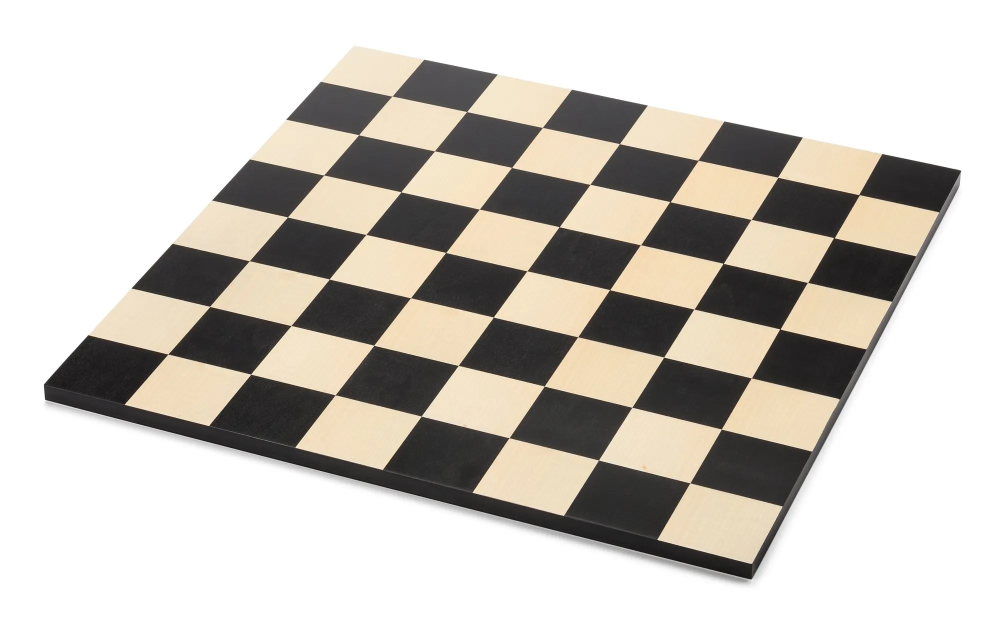
#> input picture chess.jpg, 2000 x 1257 px (shown at 1/2 size)
$ python harris_corner.py
#> lines starting #> are read from the running program, lines starting #| are printed output that depends on the picture; after the words box and inside, x2 and y2 are one past the last pixel; in counts of white or black regions, pixels touching at a corner belong together
import cv2 as cv
import numpy as np

img = cv.imread("chess.jpg")
#> img is the input picture: shape (1257, 2000, 3); mean B, G, R 190.2, 197.1, 201.7
img = cv.pyrDown(img)
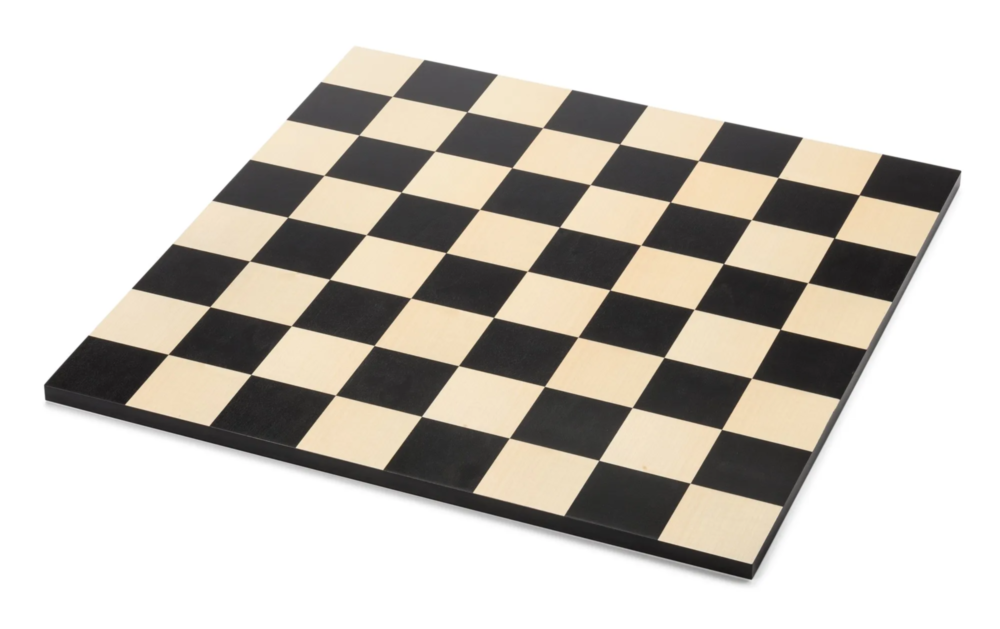
#> img: shape (629, 1000, 3); mean B, G, R 190.2, 197.1, 201.8
gray = cv.cvtColor(img,cv.COLOR_BGR2GRAY)
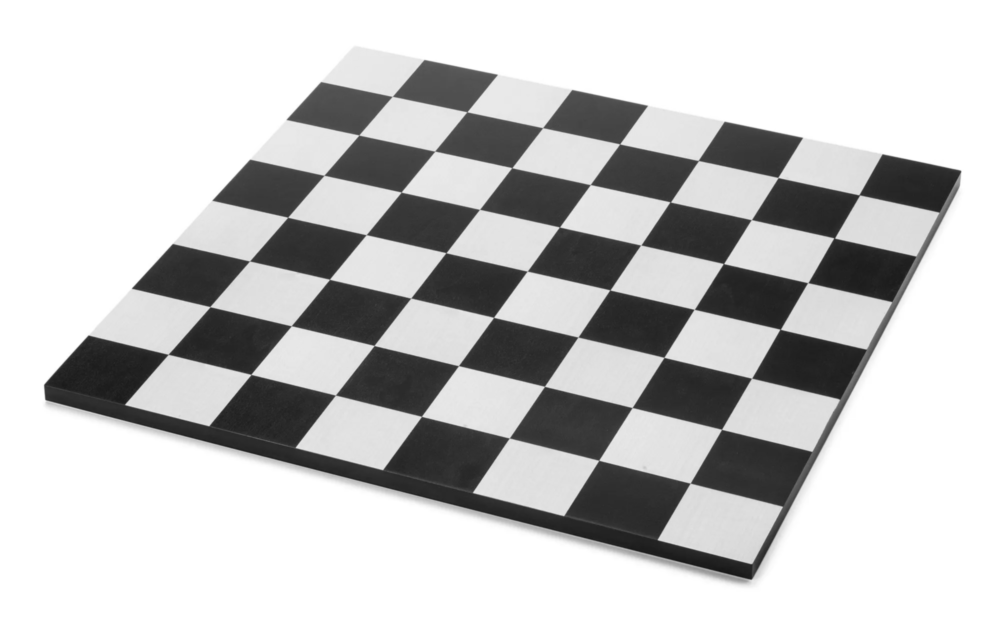
#> gray: shape (629, 1000); min 21, max 255, mean 197.7

gray = np.float32(gray)
dst = cv.cornerHarris(gray,2,3,0.04)
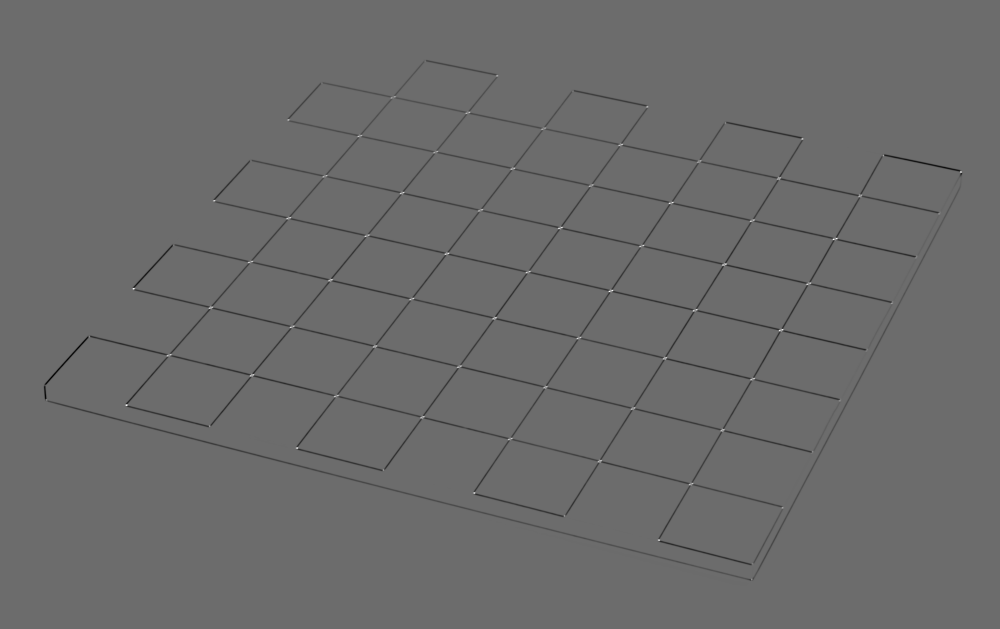
#> dst: shape (629, 1000) float32; min -32253968, max 43868936, mean -310755.6; drawn with min black and max white
dst = cv.dilate(dst,None)
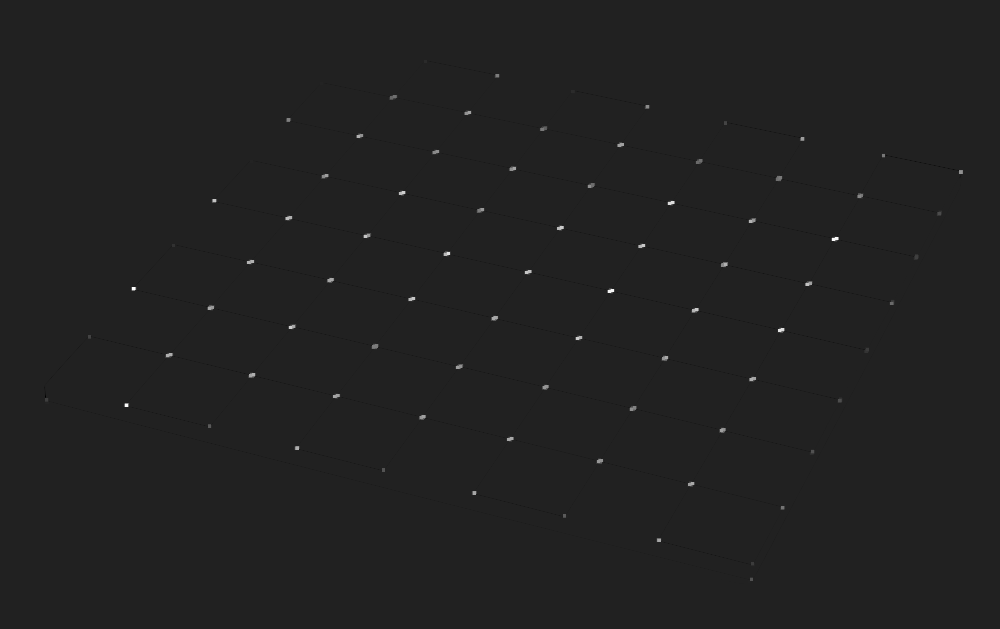
#> dst: shape (629, 1000) float32; min -6559689, max 43868936, mean 49510.9; drawn with min black and max white
img[dst>0.001*dst.max()]=[0,0,255]
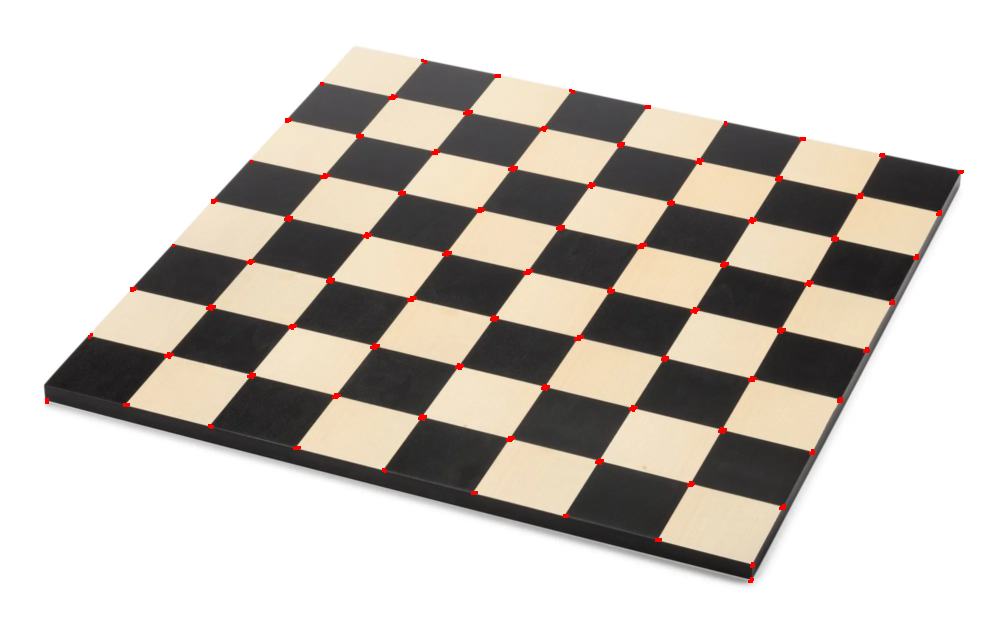
#> img: shape (629, 1000, 3); 0.46% of pixels changed, all inside (x1, y1, x2, y2) = (45, 59, 964, 583)

cv.imshow("",img)
cv.waitKey(0)

$ run again, with 3dshapes.jpg copied over chess.jpg
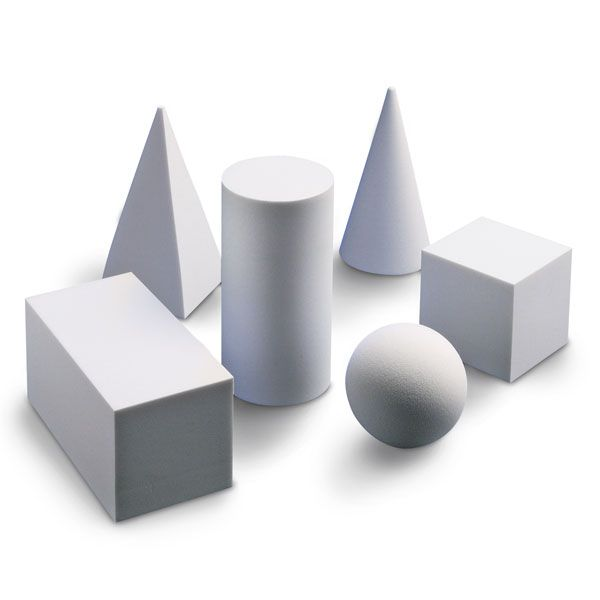
#> input picture 3dshapes.jpg, 600 x 600 px
#> img is the input picture: shape (600, 600, 3); mean B, G, R 225.5, 223.3, 223
#> `dst = cv.dilate(dst,None)`:
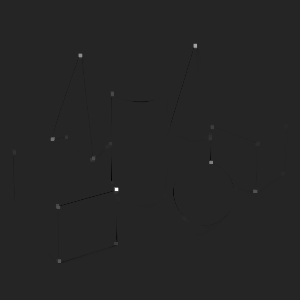
#> dst: shape (300, 300) float32; min -763312.2, max 4474577, mean 1827.6; drawn with min black and max white
#> `img[dst>0.001*dst.max()]=[0,0,255]`:
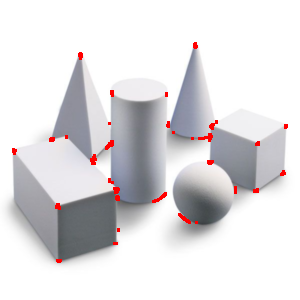
#> img: shape (300, 300, 3); mean B, G, R 223.7, 221.5, 223.7
